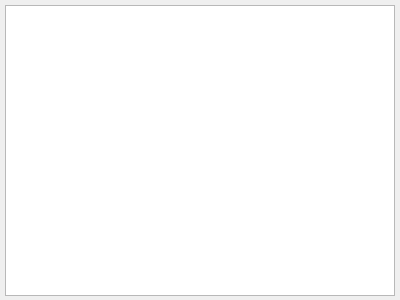
<?xml version="1.0" encoding="UTF-8"?>
<ui version="4.0">
 <class>SDFileView</class>
 <widget class="QWidget" name="SDFileView">
  <property name="geometry">
   <rect>
    <x>0</x>
    <y>0</y>
    <width>400</width>
    <height>300</height>
   </rect>
  </property>
  <property name="windowTitle">
   <string>Form</string>
  </property>
  <layout class="QHBoxLayout" name="horizontalLayout">
   <property name="spacing">
    <number>5</number>
   </property>
   <property name="leftMargin">
    <number>5</number>
   </property>
   <property name="topMargin">
    <number>5</number>
   </property>
   <property name="rightMargin">
    <number>5</number>
   </property>
   <property name="bottomMargin">
    <number>4</number>
   </property>
   <item>
    <widget class="QTreeView" name="treeView">
     <property name="sortingEnabled">
      <bool>true</bool>
     </property>
    </widget>
   </item>
  </layout>
 </widget>
 <resources/>
 <connections/>
</ui>
